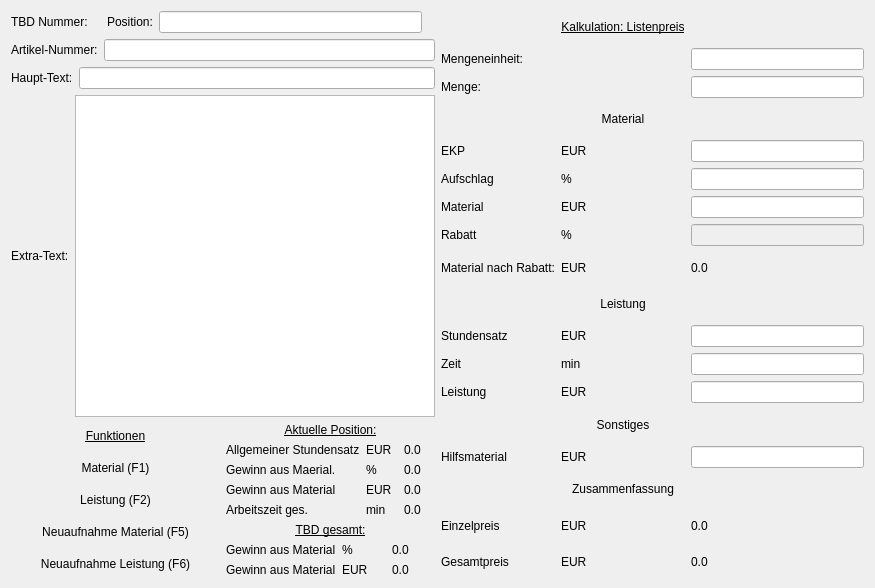
<?xml version="1.0" encoding="UTF-8"?>
<ui version="4.0">
 <class>generalContent</class>
 <widget class="GeneralContent" name="generalContent">
  <property name="geometry">
   <rect>
    <x>0</x>
    <y>0</y>
    <width>875</width>
    <height>588</height>
   </rect>
  </property>
  <property name="windowTitle">
   <string>General</string>
  </property>
  <layout class="QHBoxLayout" name="horizontalLayout_8">
   <item>
    <layout class="QVBoxLayout" name="verticalLayout_3">
     <item>
      <layout class="QHBoxLayout" name="horizontalLayout_7">
       <item>
        <layout class="QHBoxLayout" name="horizontalLayout_2">
         <item>
          <widget class="QLabel" name="labelNumberType">
           <property name="text">
            <string>TBD Nummer:</string>
           </property>
          </widget>
         </item>
         <item>
          <widget class="QLabel" name="labelNr">
           <property name="text">
            <string/>
           </property>
          </widget>
         </item>
        </layout>
       </item>
       <item>
        <layout class="QHBoxLayout" name="horizontalLayout">
         <item>
          <widget class="QLabel" name="label_4">
           <property name="text">
            <string>Position:</string>
           </property>
          </widget>
         </item>
         <item>
          <widget class="QLineEdit" name="editPos"/>
         </item>
         <item>
          <widget class="QLabel" name="labelPosError">
           <property name="styleSheet">
            <string notr="true">color: rgb(255, 0, 0)</string>
           </property>
           <property name="text">
            <string/>
           </property>
          </widget>
         </item>
        </layout>
       </item>
      </layout>
     </item>
     <item>
      <layout class="QHBoxLayout" name="horizontalLayout_3">
       <item>
        <widget class="QLabel" name="label_5">
         <property name="text">
          <string>Artikel-Nummer:</string>
         </property>
        </widget>
       </item>
       <item>
        <widget class="QLineEdit" name="editArtNr"/>
       </item>
      </layout>
     </item>
     <item>
      <layout class="QHBoxLayout" name="horizontalLayout_5">
       <item>
        <widget class="QLabel" name="label_14">
         <property name="text">
          <string>Haupt-Text:</string>
         </property>
        </widget>
       </item>
       <item>
        <widget class="QLineEdit" name="editMainText"/>
       </item>
      </layout>
     </item>
     <item>
      <layout class="QHBoxLayout" name="horizontalLayout_4">
       <item>
        <widget class="QLabel" name="label">
         <property name="text">
          <string>Extra-Text:</string>
         </property>
        </widget>
       </item>
       <item>
        <widget class="PageTextEdit" name="editText">
         <property name="tabChangesFocus">
          <bool>true</bool>
         </property>
        </widget>
       </item>
      </layout>
     </item>
     <item>
      <layout class="QHBoxLayout" name="horizontalLayout_6">
       <item>
        <layout class="QVBoxLayout" name="verticalLayout">
         <item>
          <widget class="QLabel" name="label_6">
           <property name="font">
            <font>
             <weight>50</weight>
             <bold>false</bold>
             <underline>true</underline>
            </font>
           </property>
           <property name="text">
            <string>Funktionen</string>
           </property>
           <property name="alignment">
            <set>Qt::AlignCenter</set>
           </property>
          </widget>
         </item>
         <item>
          <widget class="QLabel" name="label_2">
           <property name="text">
            <string>Material (F1)</string>
           </property>
           <property name="alignment">
            <set>Qt::AlignCenter</set>
           </property>
          </widget>
         </item>
         <item>
          <widget class="QLabel" name="label_3">
           <property name="text">
            <string>Leistung (F2)</string>
           </property>
           <property name="alignment">
            <set>Qt::AlignCenter</set>
           </property>
          </widget>
         </item>
         <item>
          <widget class="QLabel" name="label_13">
           <property name="text">
            <string>Neuaufnahme Material (F5)</string>
           </property>
           <property name="alignment">
            <set>Qt::AlignCenter</set>
           </property>
          </widget>
         </item>
         <item>
          <widget class="QLabel" name="label_17">
           <property name="text">
            <string>Neuaufnahme Leistung (F6)</string>
           </property>
           <property name="alignment">
            <set>Qt::AlignCenter</set>
           </property>
          </widget>
         </item>
        </layout>
       </item>
       <item>
        <layout class="QVBoxLayout" name="verticalLayout_2">
         <item>
          <widget class="QLabel" name="label_7">
           <property name="font">
            <font>
             <weight>50</weight>
             <bold>false</bold>
             <underline>true</underline>
            </font>
           </property>
           <property name="text">
            <string>Aktuelle Position:</string>
           </property>
           <property name="alignment">
            <set>Qt::AlignCenter</set>
           </property>
          </widget>
         </item>
         <item>
          <layout class="QGridLayout" name="gridLayout">
           <item row="0" column="0">
            <widget class="QLabel" name="label_8">
             <property name="text">
              <string>Allgemeiner Stundensatz</string>
             </property>
            </widget>
           </item>
           <item row="0" column="2">
            <widget class="QLabel" name="labelGenRate">
             <property name="text">
              <string>0.0</string>
             </property>
            </widget>
           </item>
           <item row="0" column="1">
            <widget class="QLabel" name="label_9">
             <property name="text">
              <string>EUR</string>
             </property>
            </widget>
           </item>
           <item row="2" column="1">
            <widget class="QLabel" name="label_11">
             <property name="text">
              <string>EUR</string>
             </property>
            </widget>
           </item>
           <item row="2" column="2">
            <widget class="QLabel" name="labelProfitMatEur">
             <property name="text">
              <string>0.0</string>
             </property>
            </widget>
           </item>
           <item row="1" column="2">
            <widget class="QLabel" name="labelProfitMatPerc">
             <property name="text">
              <string>0.0</string>
             </property>
            </widget>
           </item>
           <item row="2" column="0">
            <widget class="QLabel" name="label_12">
             <property name="text">
              <string>Gewinn aus Material</string>
             </property>
            </widget>
           </item>
           <item row="3" column="0">
            <widget class="QLabel" name="label_15">
             <property name="text">
              <string>Arbeitszeit ges.</string>
             </property>
            </widget>
           </item>
           <item row="3" column="1">
            <widget class="QLabel" name="label_16">
             <property name="text">
              <string>min</string>
             </property>
            </widget>
           </item>
           <item row="3" column="2">
            <widget class="QLabel" name="labelWorkingHours">
             <property name="text">
              <string>0.0</string>
             </property>
            </widget>
           </item>
           <item row="1" column="0">
            <widget class="QLabel" name="label_10">
             <property name="text">
              <string>Gewinn aus Maerial.</string>
             </property>
            </widget>
           </item>
           <item row="1" column="1">
            <widget class="QLabel" name="label_26">
             <property name="text">
              <string>%</string>
             </property>
            </widget>
           </item>
          </layout>
         </item>
         <item>
          <widget class="QLabel" name="labelTotalType">
           <property name="font">
            <font>
             <weight>50</weight>
             <bold>false</bold>
             <underline>true</underline>
            </font>
           </property>
           <property name="text">
            <string>TBD gesamt:</string>
           </property>
           <property name="alignment">
            <set>Qt::AlignCenter</set>
           </property>
          </widget>
         </item>
         <item>
          <layout class="QGridLayout" name="gridLayout_2">
           <item row="0" column="0">
            <widget class="QLabel" name="label_19">
             <property name="text">
              <string>Gewinn aus Material</string>
             </property>
            </widget>
           </item>
           <item row="0" column="2">
            <widget class="QLabel" name="labelProfitTotalPerc">
             <property name="text">
              <string>0.0</string>
             </property>
            </widget>
           </item>
           <item row="0" column="1">
            <widget class="QLabel" name="label_20">
             <property name="text">
              <string>%</string>
             </property>
            </widget>
           </item>
           <item row="1" column="0">
            <widget class="QLabel" name="label_22">
             <property name="text">
              <string>Gewinn aus Material</string>
             </property>
            </widget>
           </item>
           <item row="1" column="1">
            <widget class="QLabel" name="label_23">
             <property name="text">
              <string>EUR</string>
             </property>
            </widget>
           </item>
           <item row="1" column="2">
            <widget class="QLabel" name="labelProfitTotalEur">
             <property name="text">
              <string>0.0</string>
             </property>
            </widget>
           </item>
          </layout>
         </item>
        </layout>
       </item>
      </layout>
     </item>
    </layout>
   </item>
   <item>
    <layout class="QGridLayout" name="gridLayout_3">
     <item row="16" column="1">
      <widget class="QLabel" name="label_55">
       <property name="text">
        <string>EUR</string>
       </property>
      </widget>
     </item>
     <item row="11" column="1">
      <widget class="QLabel" name="label_46">
       <property name="text">
        <string>min</string>
       </property>
      </widget>
     </item>
     <item row="17" column="1">
      <widget class="QLabel" name="label_58">
       <property name="text">
        <string>EUR</string>
       </property>
      </widget>
     </item>
     <item row="8" column="1">
      <widget class="QLabel" name="label_40">
       <property name="text">
        <string>EUR</string>
       </property>
      </widget>
     </item>
     <item row="5" column="1">
      <widget class="QLabel" name="label_34">
       <property name="text">
        <string>%</string>
       </property>
      </widget>
     </item>
     <item row="4" column="2">
      <widget class="QLineEdit" name="editMaterialEKP"/>
     </item>
     <item row="5" column="0">
      <widget class="QLabel" name="label_33">
       <property name="text">
        <string>Aufschlag</string>
       </property>
      </widget>
     </item>
     <item row="4" column="1">
      <widget class="QLabel" name="label_32">
       <property name="text">
        <string>EUR</string>
       </property>
      </widget>
     </item>
     <item row="14" column="1">
      <widget class="QLabel" name="label_54">
       <property name="text">
        <string>EUR</string>
       </property>
      </widget>
     </item>
     <item row="14" column="0">
      <widget class="QLabel" name="label_49">
       <property name="text">
        <string>Hilfsmaterial</string>
       </property>
      </widget>
     </item>
     <item row="12" column="0">
      <widget class="QLabel" name="label_44">
       <property name="text">
        <string>Leistung</string>
       </property>
      </widget>
     </item>
     <item row="16" column="0">
      <widget class="QLabel" name="label_59">
       <property name="text">
        <string>Einzelpreis</string>
       </property>
      </widget>
     </item>
     <item row="9" column="1">
      <widget class="QLabel" name="label_42">
       <property name="font">
        <font>
         <weight>50</weight>
         <bold>false</bold>
         <underline>false</underline>
        </font>
       </property>
       <property name="text">
        <string>Leistung</string>
       </property>
       <property name="alignment">
        <set>Qt::AlignCenter</set>
       </property>
      </widget>
     </item>
     <item row="13" column="1">
      <widget class="QLabel" name="label_18">
       <property name="text">
        <string>Sonstiges</string>
       </property>
       <property name="alignment">
        <set>Qt::AlignCenter</set>
       </property>
      </widget>
     </item>
     <item row="17" column="2">
      <widget class="QLabel" name="labelPriceTotal">
       <property name="text">
        <string>0.0</string>
       </property>
      </widget>
     </item>
     <item row="11" column="2">
      <widget class="QLineEdit" name="editServiceTime"/>
     </item>
     <item row="6" column="0">
      <widget class="QLabel" name="label_35">
       <property name="text">
        <string>Material</string>
       </property>
      </widget>
     </item>
     <item row="6" column="2">
      <widget class="QLineEdit" name="editMaterialPrice"/>
     </item>
     <item row="6" column="1">
      <widget class="QLabel" name="label_36">
       <property name="text">
        <string>EUR</string>
       </property>
      </widget>
     </item>
     <item row="5" column="2">
      <widget class="QLineEdit" name="editMaterialSurchage"/>
     </item>
     <item row="7" column="1">
      <widget class="QLabel" name="label_38">
       <property name="text">
        <string>%</string>
       </property>
      </widget>
     </item>
     <item row="7" column="0">
      <widget class="QLabel" name="label_37">
       <property name="text">
        <string>Rabatt</string>
       </property>
      </widget>
     </item>
     <item row="11" column="0">
      <widget class="QLabel" name="label_50">
       <property name="text">
        <string>Zeit</string>
       </property>
      </widget>
     </item>
     <item row="3" column="1">
      <widget class="QLabel" name="label_30">
       <property name="font">
        <font>
         <weight>50</weight>
         <bold>false</bold>
         <underline>false</underline>
        </font>
       </property>
       <property name="text">
        <string>Material</string>
       </property>
       <property name="alignment">
        <set>Qt::AlignCenter</set>
       </property>
      </widget>
     </item>
     <item row="7" column="2">
      <widget class="QLineEdit" name="editMaterialDiscount">
       <property name="enabled">
        <bool>false</bool>
       </property>
      </widget>
     </item>
     <item row="12" column="2">
      <widget class="QLineEdit" name="editServicePrice"/>
     </item>
     <item row="12" column="1">
      <widget class="QLabel" name="label_48">
       <property name="text">
        <string>EUR</string>
       </property>
      </widget>
     </item>
     <item row="10" column="0">
      <widget class="QLabel" name="label_47">
       <property name="text">
        <string>Stundensatz</string>
       </property>
      </widget>
     </item>
     <item row="10" column="1">
      <widget class="QLabel" name="label_43">
       <property name="text">
        <string>EUR</string>
       </property>
      </widget>
     </item>
     <item row="1" column="2">
      <widget class="QLineEdit" name="editUnitType"/>
     </item>
     <item row="8" column="2">
      <widget class="QLabel" name="labelMaterialQuant">
       <property name="text">
        <string>0.0</string>
       </property>
      </widget>
     </item>
     <item row="2" column="2">
      <widget class="QLineEdit" name="editUnitSize"/>
     </item>
     <item row="2" column="0">
      <widget class="QLabel" name="label_29">
       <property name="text">
        <string>Menge:</string>
       </property>
      </widget>
     </item>
     <item row="14" column="2">
      <widget class="QLineEdit" name="editHelpMat"/>
     </item>
     <item row="17" column="0">
      <widget class="QLabel" name="label_62">
       <property name="text">
        <string>Gesamtpreis</string>
       </property>
      </widget>
     </item>
     <item row="10" column="2">
      <widget class="QLineEdit" name="editServiceRate"/>
     </item>
     <item row="4" column="0">
      <widget class="QLabel" name="label_31">
       <property name="text">
        <string>EKP</string>
       </property>
      </widget>
     </item>
     <item row="8" column="0">
      <widget class="QLabel" name="label_39">
       <property name="text">
        <string>Material nach Rabatt:</string>
       </property>
      </widget>
     </item>
     <item row="16" column="2">
      <widget class="QLabel" name="labelEP">
       <property name="text">
        <string>0.0</string>
       </property>
      </widget>
     </item>
     <item row="0" column="1">
      <widget class="QLabel" name="label_27">
       <property name="font">
        <font>
         <weight>50</weight>
         <bold>false</bold>
         <underline>true</underline>
        </font>
       </property>
       <property name="text">
        <string>Kalkulation: Listenpreis</string>
       </property>
       <property name="alignment">
        <set>Qt::AlignCenter</set>
       </property>
      </widget>
     </item>
     <item row="1" column="0">
      <widget class="QLabel" name="label_28">
       <property name="text">
        <string>Mengeneinheit:</string>
       </property>
      </widget>
     </item>
     <item row="15" column="1">
      <widget class="QLabel" name="label_21">
       <property name="text">
        <string>Zusammenfassung</string>
       </property>
       <property name="alignment">
        <set>Qt::AlignCenter</set>
       </property>
      </widget>
     </item>
    </layout>
   </item>
  </layout>
 </widget>
 <customwidgets>
  <customwidget>
   <class>PageTextEdit</class>
   <extends>QTextEdit</extends>
   <header>functionality/utils.h</header>
  </customwidget>
  <customwidget>
   <class>GeneralContent</class>
   <extends>QWidget</extends>
   <header>pages/general_page.h</header>
   <container>1</container>
  </customwidget>
 </customwidgets>
 <tabstops>
  <tabstop>editPos</tabstop>
  <tabstop>editArtNr</tabstop>
  <tabstop>editMainText</tabstop>
  <tabstop>editText</tabstop>
  <tabstop>editMaterialEKP</tabstop>
  <tabstop>editMaterialSurchage</tabstop>
  <tabstop>editMaterialPrice</tabstop>
  <tabstop>editMaterialDiscount</tabstop>
 </tabstops>
 <resources/>
 <connections/>
 <slots>
  <slot>CopyData(QString)</slot>
  <slot>TakeFromMaterial()</slot>
  <slot>TakeFromService()</slot>
  <slot>MakeNewEntry()</slot>
 </slots>
</ui>
